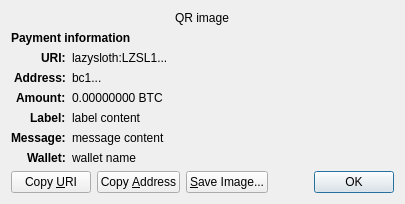
<?xml version="1.0" encoding="UTF-8"?>
<ui version="4.0">
 <class>ReceiveRequestDialog</class>
 <widget class="QDialog" name="ReceiveRequestDialog">
  <property name="geometry">
   <rect>
    <x>0</x>
    <y>0</y>
    <width>413</width>
    <height>229</height>
   </rect>
  </property>
  <property name="windowTitle">
   <string>Request payment to ...</string>
  </property>
  <layout class="QGridLayout" name="gridLayout" columnstretch="0,1">
   <property name="sizeConstraint">
    <enum>QLayout::SetFixedSize</enum>
   </property>
   <item row="0" column="0" colspan="2" alignment="Qt::AlignHCenter">
    <widget class="QRImageWidget" name="qr_code">
     <property name="text">
      <string notr="true">QR image</string>
     </property>
     <property name="textInteractionFlags">
      <set>Qt::NoTextInteraction</set>
     </property>
    </widget>
   </item>
   <item row="1" column="0" colspan="2">
    <widget class="QLabel" name="payment_header">
     <property name="font">
      <font>
       <weight>75</weight>
       <bold>true</bold>
      </font>
     </property>
     <property name="text">
      <string>Payment information</string>
     </property>
     <property name="textInteractionFlags">
      <set>Qt::NoTextInteraction</set>
     </property>
    </widget>
   </item>
   <item row="2" column="0" alignment="Qt::AlignRight|Qt::AlignTop">
    <widget class="QLabel" name="uri_tag">
     <property name="font">
      <font>
       <weight>75</weight>
       <bold>true</bold>
      </font>
     </property>
     <property name="text">
      <string notr="true">URI:</string>
     </property>
     <property name="textFormat">
      <enum>Qt::PlainText</enum>
     </property>
     <property name="textInteractionFlags">
      <set>Qt::NoTextInteraction</set>
     </property>
    </widget>
   </item>
   <item row="2" column="1" alignment="Qt::AlignTop">
    <widget class="QLabel" name="uri_content">
     <property name="text">
      <string notr="true">lazysloth:LZSL1...</string>
     </property>
     <property name="textFormat">
      <enum>Qt::RichText</enum>
     </property>
     <property name="wordWrap">
      <bool>true</bool>
     </property>
     <property name="textInteractionFlags">
      <set>Qt::TextSelectableByMouse</set>
     </property>
    </widget>
   </item>
   <item row="3" column="0" alignment="Qt::AlignRight|Qt::AlignTop">
    <widget class="QLabel" name="address_tag">
     <property name="font">
      <font>
       <weight>75</weight>
       <bold>true</bold>
      </font>
     </property>
     <property name="text">
      <string>Address:</string>
     </property>
     <property name="textInteractionFlags">
      <set>Qt::NoTextInteraction</set>
     </property>
    </widget>
   </item>
   <item row="3" column="1" alignment="Qt::AlignTop">
    <widget class="QLabel" name="address_content">
     <property name="text">
      <string notr="true">bc1...</string>
     </property>
     <property name="textFormat">
      <enum>Qt::PlainText</enum>
     </property>
     <property name="textInteractionFlags">
      <set>Qt::TextSelectableByMouse</set>
     </property>
    </widget>
   </item>
   <item row="4" column="0" alignment="Qt::AlignRight|Qt::AlignTop">
    <widget class="QLabel" name="amount_tag">
     <property name="font">
      <font>
       <weight>75</weight>
       <bold>true</bold>
      </font>
     </property>
     <property name="text">
      <string>Amount:</string>
     </property>
     <property name="textInteractionFlags">
      <set>Qt::NoTextInteraction</set>
     </property>
    </widget>
   </item>
   <item row="4" column="1" alignment="Qt::AlignTop">
    <widget class="QLabel" name="amount_content">
     <property name="text">
      <string notr="true">0.00000000 BTC</string>
     </property>
     <property name="textFormat">
      <enum>Qt::PlainText</enum>
     </property>
     <property name="textInteractionFlags">
      <set>Qt::TextSelectableByMouse</set>
     </property>
    </widget>
   </item>
   <item row="5" column="0" alignment="Qt::AlignRight|Qt::AlignTop">
    <widget class="QLabel" name="label_tag">
     <property name="font">
      <font>
       <weight>75</weight>
       <bold>true</bold>
      </font>
     </property>
     <property name="text">
      <string>Label:</string>
     </property>
     <property name="textInteractionFlags">
      <set>Qt::NoTextInteraction</set>
     </property>
    </widget>
   </item>
   <item row="5" column="1" alignment="Qt::AlignTop">
    <widget class="QLabel" name="label_content">
     <property name="text">
      <string notr="true">label content</string>
     </property>
     <property name="textFormat">
      <enum>Qt::PlainText</enum>
     </property>
     <property name="wordWrap">
      <bool>true</bool>
     </property>
     <property name="textInteractionFlags">
      <set>Qt::TextSelectableByMouse</set>
     </property>
    </widget>
   </item>
   <item row="6" column="0" alignment="Qt::AlignRight|Qt::AlignTop">
    <widget class="QLabel" name="message_tag">
     <property name="font">
      <font>
       <weight>75</weight>
       <bold>true</bold>
      </font>
     </property>
     <property name="text">
      <string>Message:</string>
     </property>
     <property name="textInteractionFlags">
      <set>Qt::NoTextInteraction</set>
     </property>
    </widget>
   </item>
   <item row="6" column="1" alignment="Qt::AlignTop">
    <widget class="QLabel" name="message_content">
     <property name="text">
      <string notr="true">message content</string>
     </property>
     <property name="textFormat">
      <enum>Qt::PlainText</enum>
     </property>
     <property name="wordWrap">
      <bool>true</bool>
     </property>
     <property name="textInteractionFlags">
      <set>Qt::TextSelectableByMouse</set>
     </property>
    </widget>
   </item>
   <item row="7" column="0" alignment="Qt::AlignRight|Qt::AlignTop">
    <widget class="QLabel" name="wallet_tag">
     <property name="font">
      <font>
       <weight>75</weight>
       <bold>true</bold>
      </font>
     </property>
     <property name="text">
      <string>Wallet:</string>
     </property>
     <property name="textInteractionFlags">
      <set>Qt::NoTextInteraction</set>
     </property>
    </widget>
   </item>
   <item row="7" column="1" alignment="Qt::AlignTop">
    <widget class="QLabel" name="wallet_content">
     <property name="text">
      <string notr="true">wallet name</string>
     </property>
     <property name="textFormat">
      <enum>Qt::PlainText</enum>
     </property>
     <property name="wordWrap">
      <bool>true</bool>
     </property>
     <property name="textInteractionFlags">
      <set>Qt::TextSelectableByMouse</set>
     </property>
    </widget>
   </item>
   <item row="8" column="0" colspan="2">
    <layout class="QHBoxLayout" name="horizontalLayout">
     <item>
      <widget class="QPushButton" name="btnCopyURI">
       <property name="text">
        <string>Copy &amp;URI</string>
       </property>
       <property name="autoDefault">
        <bool>false</bool>
       </property>
      </widget>
     </item>
     <item>
      <widget class="QPushButton" name="btnCopyAddress">
       <property name="text">
        <string>Copy &amp;Address</string>
       </property>
       <property name="autoDefault">
        <bool>false</bool>
       </property>
      </widget>
     </item>
     <item>
      <widget class="QPushButton" name="btnSaveAs">
       <property name="text">
        <string>&amp;Save Image...</string>
       </property>
       <property name="autoDefault">
        <bool>false</bool>
       </property>
      </widget>
     </item>
     <item>
      <spacer name="horizontalSpacer_2">
       <property name="orientation">
        <enum>Qt::Horizontal</enum>
       </property>
       <property name="sizeHint" stdset="0">
        <size>
         <width>40</width>
         <height>20</height>
        </size>
       </property>
      </spacer>
     </item>
     <item>
      <widget class="QDialogButtonBox" name="buttonBox">
       <property name="focusPolicy">
        <enum>Qt::StrongFocus</enum>
       </property>
       <property name="standardButtons">
        <set>QDialogButtonBox::Ok</set>
       </property>
      </widget>
     </item>
    </layout>
   </item>
  </layout>
 </widget>
 <customwidgets>
  <customwidget>
   <class>QRImageWidget</class>
   <extends>QLabel</extends>
   <header>qt/qrimagewidget.h</header>
  </customwidget>
 </customwidgets>
 <tabstops>
  <tabstop>buttonBox</tabstop>
  <tabstop>btnCopyURI</tabstop>
  <tabstop>btnCopyAddress</tabstop>
  <tabstop>btnSaveAs</tabstop>
 </tabstops>
 <resources/>
 <connections>
  <connection>
   <sender>buttonBox</sender>
   <signal>accepted()</signal>
   <receiver>ReceiveRequestDialog</receiver>
   <slot>accept()</slot>
   <hints>
    <hint type="sourcelabel">
     <x>135</x>
     <y>230</y>
    </hint>
    <hint type="destinationlabel">
     <x>135</x>
     <y>126</y>
    </hint>
   </hints>
  </connection>
 </connections>
</ui>
